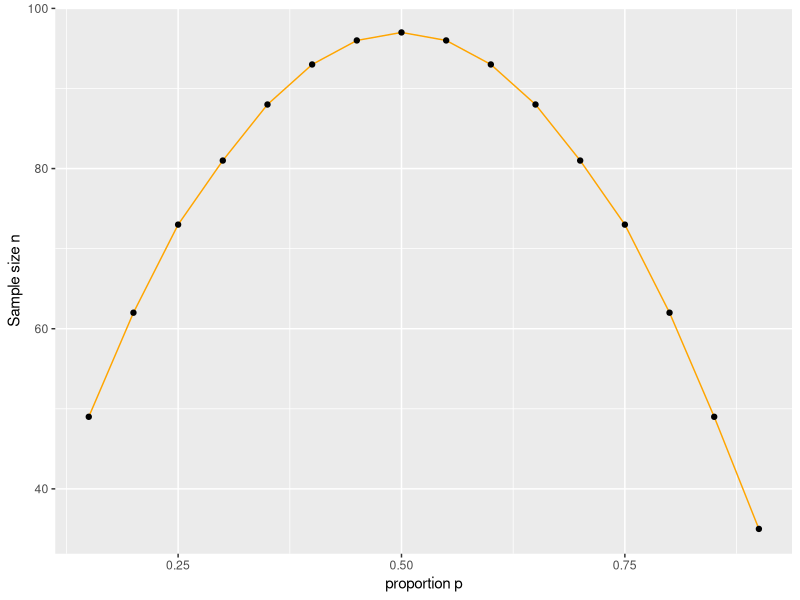
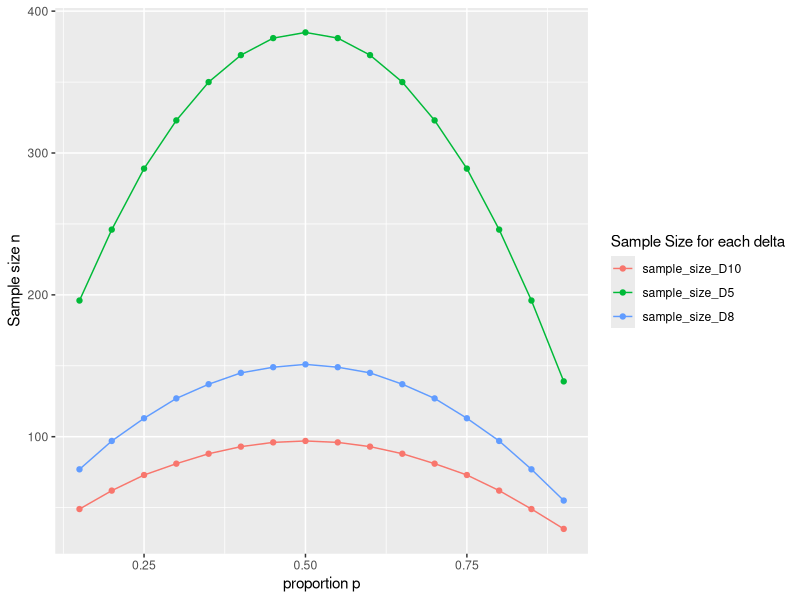

R code for these plots, in order:
library(tidyverse)
library(reshape2)

proportion_ss <- function(alpha, p, delta){
  z_a <- qnorm(1-(alpha))
  n <- ((z_a)^2*(p*(1-p)))/delta^2 # sample size n
  return(ceiling(n))
}

## b) Return the sample size n required to find a population proportion p 
#     with given alpha=0.05, p=0.2 and delta=0.1
proportion_ss(0.05/2,0.2,0.1)

## c) plot the required sample size n (Y-axis) against the population proportion that ranges
#  from 10% to 90% at 5% increment.
## d) produce the same plot as c) but with different measure of delta such as [delta = 5%, 8% and 10%].
proportion_vector <- 0
n_vector_D10 <- 0

# vectors that store sample size n for delta 5% and 10%
n_vector_D5 <- 0
n_vector_D8 <- 0

# i) 16*5% = 80% , so we loop the addition of 5% to the initial population proportion p of 10% 16 times 
#    until it goes to a total of 90% and store it in the proportion_vector. 
#    Then, use the 16 different proportion values to calculate the require sample size n for each different 
#    measure of delta and store the results into the respective n_vectors_D10, n_vectors_D5 and n_vectors_D10
for(i in 1:16){
  proportion_vector[i] <- 0.1+(0.05*i)
  n_vector_D10[i] <- proportion_ss(0.05/2, proportion_vector[i], 0.1)
  n_vector_D8[i] <- proportion_ss(0.05/2, proportion_vector[i], 0.08)
  n_vector_D5[i] <- proportion_ss(0.05/2, proportion_vector[i], 0.05)
}

## Answers for c)
# turn both proportion_vector and n_vector into a tibble data frame
d_tibble <- tibble(sample_size = n_vector_D10, proportion = proportion_vector) 

# construct the plot x-axis=proportions and y-axis=sample size
ggplot(d_tibble, aes(x=proportion, y=sample_size)) + geom_line(colour = "orange") + geom_point() + labs(x="proportion p", y="Sample size n") 

# iii) Return the required sample size n to find a population proportion p with given 
#      alpha=0.05, p=0.6 and delta=0.1
filter(d_tibble, d_tibble$proportion == 0.6)

## Answers for d)
d_tibble_2 <- tibble(proportion = proportion_vector, sample_size_D5 = n_vector_D5, sample_size_D8 = n_vector_D8, sample_size_D10 = n_vector_D10)

# Convert the wide d_tibble_2 data frame into a long data frame format for efficient plotting
long_d_tibble_2 <- d_tibble_2 %>%
  gather(n, sample_size_value, sample_size_D5:sample_size_D10)

# construct the plot 
ggplot(long_d_tibble_2, aes(x = proportion, y = sample_size_value, col = n)) + geom_line() + geom_point() + labs(x="proportion p", y="Sample size n", colour="Sample Size for each delta")
 
# iii) Return the required sample size n to find a population proportion p with given
#      alpha=0.05, p=0.5 and delta=0.07.
proportion_ss(0.05/2,0.5,0.07)

## Answers for e)
margin_err <- function(alpha, p, n){
  z_a <- qnorm(1-(alpha))
  delta = sqrt((z_a^2*(p*(1-p)))/n) # margin of error
  return(round(delta, digits=2))
}

# i) find the margin of error(delta) for a population with given sample size n=100, 
#    p=0.5 and alpha=0.05
margin_err(0.05/2,0.5,100)

# ii) find the proportion of a population with given delta=0.08, alpha=0.05 and n=100
# construct the root function 
quad_Roots <- function(a,b,c){
  roots <- c((-b+(b^2-(4*a*c))^(1/2))/(2*a), (-b-(b^2-(4*a*c))^(1/2))/(2*a))
  return(round(roots, digits=2))
}

p <- function(alpha, n, delta){
  z_a <- qnorm(1-(alpha))
  c <- (n*delta^2)/z_a^2
  result <- quad_Roots(-1,1,-c)
  return(result)
}

p(0.05/2,100,0.08)








